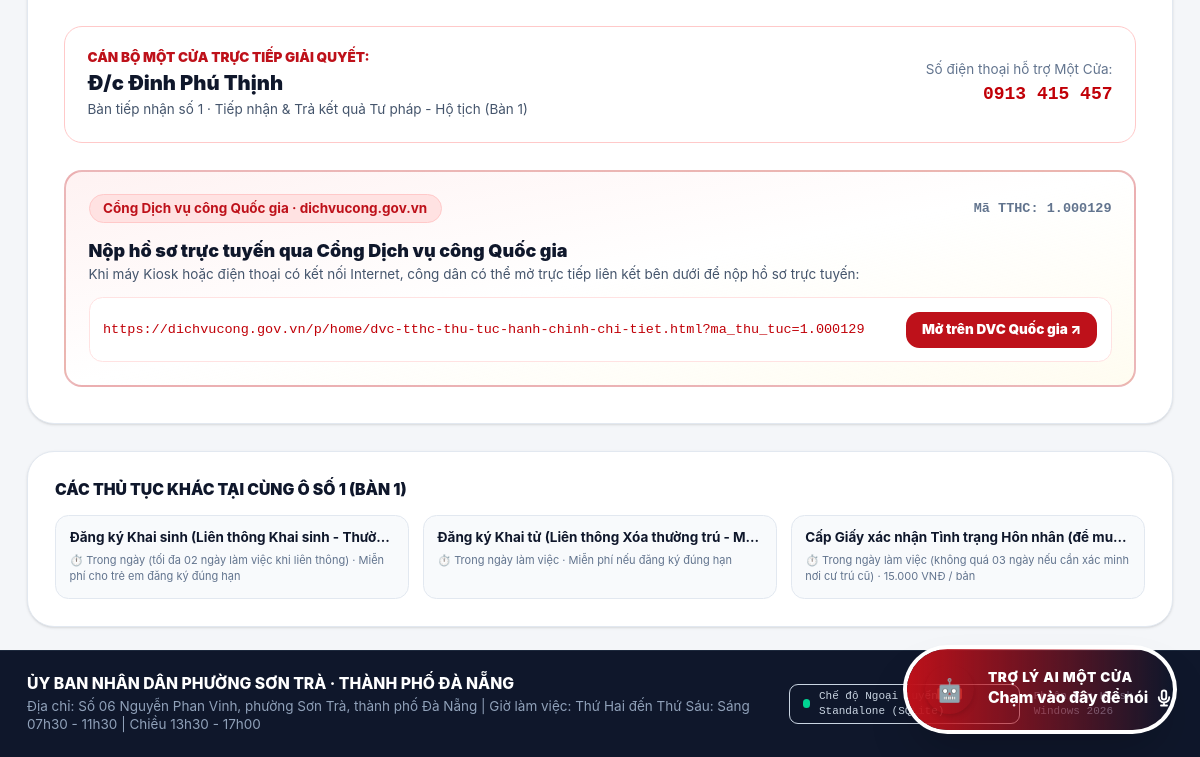
The app's page /service/srv-ket-hon (lower part), older data.
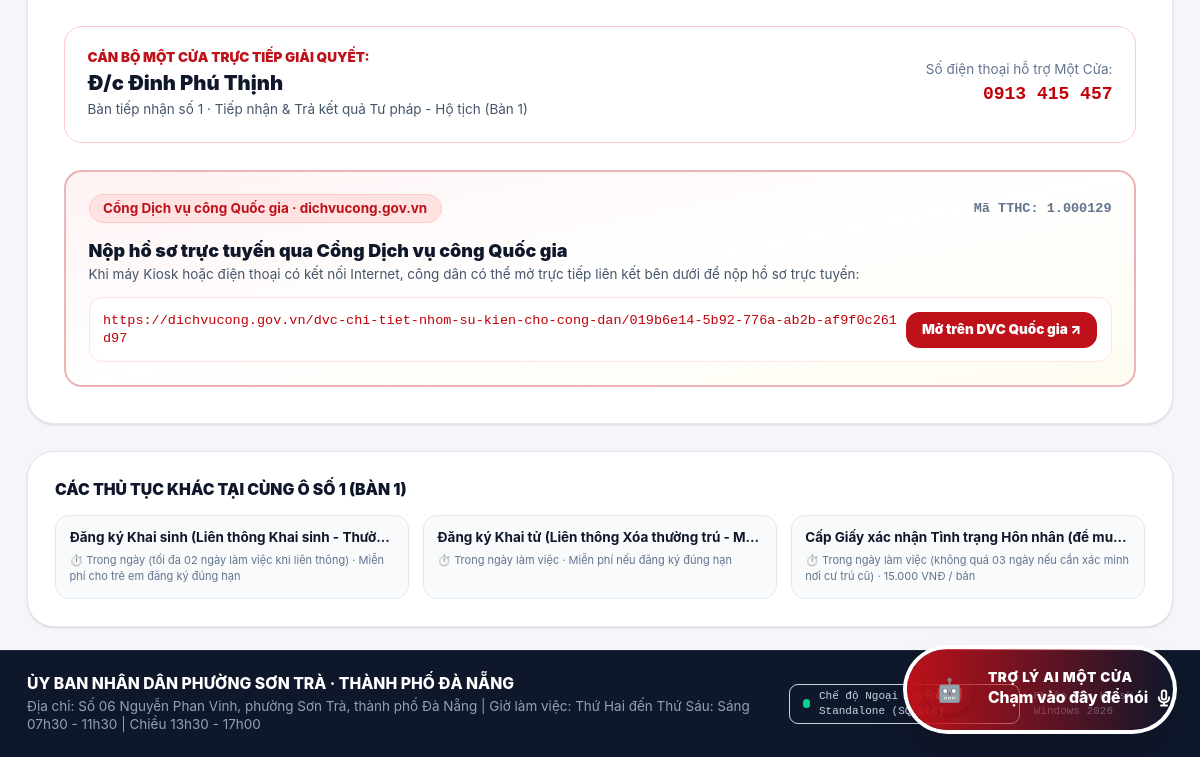
The same page, newer data.
### tables this page shows
CREATE TABLE services (
        id TEXT PRIMARY KEY,
        ward_id TEXT NOT NULL,
        code TEXT NOT NULL,
        name TEXT NOT NULL,
        category TEXT NOT NULL,
        level TEXT DEFAULT 'Toàn trình',
        counter_id TEXT,
        summary TEXT,
        processing_duration TEXT,
        fee TEXT,
        required_documents_json TEXT,
        steps_json TEXT,
        audio_script TEXT,
        legal_basis_json TEXT,
        faq_json TEXT,
        search_keywords_json TEXT,
        national_portal_url TEXT,
        is_popular INTEGER DEFAULT 0,
        FOREIGN KEY (ward_id) REFERENCES wards(id) ON DELETE CASCADE
    );

### app.py (the view)
@app.route('/service/<service_id>')
def service_detail(service_id):
    service = database.get_service(service_id)
    if not service:
        return redirect(url_for('citizen_home'))
    counter = database.get_counter(service.get('counterId'))
    officer = None
    if counter and counter.get('officerId'):
        officer = database.get_officer(counter.get('officerId'))
    all_services = database.get_services('ward-sontra')
    related_services = [s for s in all_services if s.get('counterId') == service.get('counterId') and s['id'] != service_id]
    return render_template(
        'service_detail.html',
        service=service,
        counter=counter,
        officer=officer,
        related_services=related_services
    )

### app.py (called while the page is built)
@app.context_processor
def inject_global_data():
    ward = database.get_ward('ward-sontra') or {
        'id': 'ward-sontra',
        'name': 'Phường Sơn Trà',
        'district': 'Thành phố Đà Nẵng',
        'city': 'Thành phố Đà Nẵng',
        'address': 'Số 06 Nguyễn Phan Vinh, phường Sơn Trà, thành phố Đà Nẵng',
        'hotline': '0913 415 457',
        'working_hours': 'Sáng 07h30 - 11h30 | Chiều 13h30 - 17h00'
    }
    return dict(current_ward=ward)

### database.py (called while the page is built)
def get_db_connection() -> sqlite3.Connection:
    conn = sqlite3.connect(DB_FILE)
    conn.row_factory = sqlite3.Row
    conn.execute("PRAGMA foreign_keys = ON")
    return conn

def _normalize_counter(d: Dict[str, Any]) -> Dict[str, Any]:
    d['positionNumber'] = d.get('position_number')
    d['officerName'] = d.get('officer_name')
    d['officerId'] = d.get('officer_id')
    d['wardId'] = d.get('ward_id')
    d['primaryField'] = d.get('primary_field')
    d['colorTheme'] = d.get('color_theme')
    d['isActive'] = bool(d.get('is_active', 1))
    return d

def _normalize_ward(d: Dict[str, Any]) -> Dict[str, Any]:
    d['workingHours'] = d.get('working_hours')
    d['supportOfficer'] = d.get('support_officer')
    return d

### templates/service_detail.html (shortened to what this page needs)
{% extends "base.html" %}
{% block content %}
<div class="space-y-6">
  <div class="print-sheet bg-white rounded-3xl p-6 sm:p-8 border border-slate-200 shadow-sm space-y-6">
    {% if counter %}
    <div class="p-5 bg-gradient-to-br from-slate-50 to-red-50/40 rounded-2xl border border-red-200 flex flex-col md:flex-row items-start md:items-center justify-between gap-4">
      <div>
        <span class="text-xs font-black text-[#be111a] uppercase block">Cán bộ một cửa trực tiếp giải quyết:</span>
        <h4 class="text-lg font-black text-slate-900">{{ counter.officerName or 'Chuyên viên phụ trách' }}</h4>
        <p class="text-xs text-slate-600 mt-0.5">Bàn tiếp nhận số {{ counter.positionNumber }} · {{ counter.name }}</p>
      </div>
      <div class="text-left md:text-right">
        <span class="text-xs text-slate-500 block">Số điện thoại hỗ trợ Một Cửa:</span>
        <span class="text-base font-black text-red-700 font-mono">{{ current_ward.hotline }}</span>
      </div>
    </div>
    {% endif %}
    {% if service.nationalPortalUrl %}
    <div class="no-print p-5 bg-gradient-to-br from-red-50 via-white to-amber-50/70 rounded-2xl border-2 border-[#be111a]/30 space-y-3">
      <div class="flex flex-wrap items-center justify-between gap-2">
        <span class="inline-flex items-center gap-1.5 px-3 py-1 rounded-full bg-red-100 text-[#be111a] text-xs font-bold border border-red-200">
          Cổng Dịch vụ công Quốc gia · dichvucong.gov.vn
        </span>
        <span class="text-xs font-bold text-slate-500 font-mono">Mã TTHC: {{ service.code }}</span>
      </div>
      <div>
        <h4 class="text-base font-black text-slate-900">Nộp hồ sơ trực tuyến qua Cổng Dịch vụ công Quốc gia</h4>
        <p class="text-xs text-slate-600 mt-0.5">Khi máy Kiosk hoặc điện thoại có kết nối Internet, công dân có thể mở trực tiếp liên kết bên dưới để nộp hồ sơ trực tuyến:</p>
      </div>
      <div class="p-3 bg-white rounded-xl border border-red-100 flex flex-col sm:flex-row items-start sm:items-center justify-between gap-2 text-xs">
        <a href="{{ service.nationalPortalUrl }}" target="_blank" rel="noopener noreferrer" class="font-mono text-red-700 hover:underline break-all">
          {{ service.nationalPortalUrl }}
        </a>
        <a href="{{ service.nationalPortalUrl }}" target="_blank" rel="noopener noreferrer" class="shrink-0 px-3.5 py-2 rounded-xl bg-[#be111a] hover:bg-[#9b0e15] text-white font-black text-xs transition-colors">
          Mở trên DVC Quốc gia ↗
        </a>
      </div>
    </div>
    {% endif %}
  </div>
  {% if related_services %}
  <div class="no-print bg-white rounded-3xl p-6 border border-slate-200 shadow-sm space-y-3">
    <h3 class="text-sm font-black text-slate-900 uppercase">Các thủ tục khác tại cùng {{ counter.code }} (Bàn {{ counter.positionNumber }})</h3>
    <div class="grid grid-cols-1 sm:grid-cols-2 md:grid-cols-3 gap-3">
      {% for rel in related_services %}
      <a href="/service/{{ rel.id }}" class="p-3 bg-slate-50 hover:bg-red-50 border border-slate-200 hover:border-red-200 rounded-xl transition-all">
        <h4 class="text-xs font-bold text-slate-900 truncate">{{ rel.name }}</h4>
        <span class="text-[11px] text-slate-500 mt-1 block">⏱️ {{ rel.processingDuration }} · {{ rel.fee }}</span>
      </a>
      {% endfor %}
    </div>
  </div>
  {% endif %}
</div>
{% endblock %}

Row changes from the older to the newer data that the page shows:
changed services: nationalPortalUrl "https://dichvucong.gov.vn/p/home/dvc-tthc-thu-tuc-hanh-chinh-chi-tiet.html?ma_thu_tuc=1.000129" → "https://dichvucong.gov.vn/dvc-chi-tiet-nhom-su-kien-cho-cong-dan/019b6e14-5b92-776a-ab2b-af9f0c261d97"
